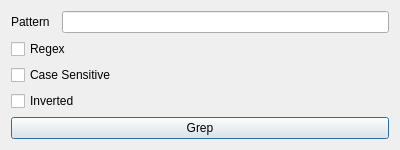
<?xml version="1.0" encoding="UTF-8"?>
<ui version="4.0">
 <class>GrepDialogWindow</class>
 <widget class="QDialog" name="GrepDialogWindow">
  <property name="geometry">
   <rect>
    <x>0</x>
    <y>0</y>
    <width>400</width>
    <height>121</height>
   </rect>
  </property>
  <property name="windowTitle">
   <string>Grep</string>
  </property>
  <layout class="QGridLayout" name="gridLayout">
   <item row="1" column="0">
    <layout class="QGridLayout" name="gridLayout_3">
     <item row="1" column="0">
      <widget class="QCheckBox" name="regex_check">
       <property name="text">
        <string>Regex</string>
       </property>
      </widget>
     </item>
     <item row="0" column="0">
      <layout class="QGridLayout" name="gridLayout_2">
       <property name="spacing">
        <number>1</number>
       </property>
       <item row="0" column="0">
        <widget class="QLabel" name="label">
         <property name="minimumSize">
          <size>
           <width>50</width>
           <height>0</height>
          </size>
         </property>
         <property name="text">
          <string>Pattern</string>
         </property>
        </widget>
       </item>
       <item row="0" column="1">
        <widget class="QLineEdit" name="pattern"/>
       </item>
      </layout>
     </item>
     <item row="5" column="0">
      <widget class="QPushButton" name="button">
       <property name="text">
        <string>Grep</string>
       </property>
      </widget>
     </item>
     <item row="2" column="0">
      <widget class="QCheckBox" name="case_sensitive_check">
       <property name="text">
        <string>Case Sensitive</string>
       </property>
      </widget>
     </item>
     <item row="3" column="0">
      <widget class="QCheckBox" name="inverted_check">
       <property name="focusPolicy">
        <enum>Qt::StrongFocus</enum>
       </property>
       <property name="text">
        <string>Inverted</string>
       </property>
      </widget>
     </item>
    </layout>
   </item>
  </layout>
 </widget>
 <tabstops>
  <tabstop>pattern</tabstop>
  <tabstop>regex_check</tabstop>
  <tabstop>case_sensitive_check</tabstop>
  <tabstop>button</tabstop>
 </tabstops>
 <resources/>
 <connections/>
</ui>
